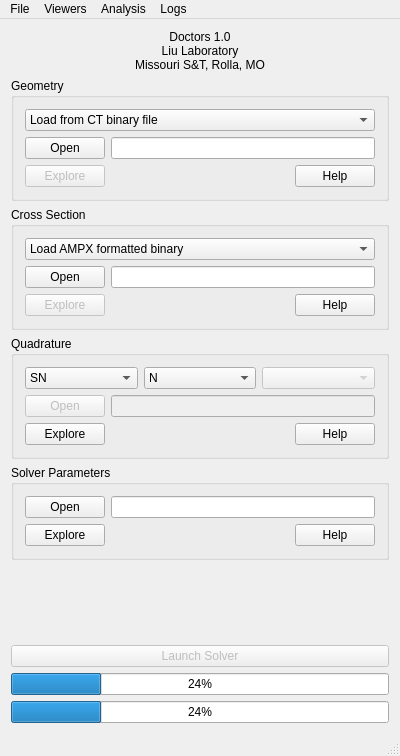
<?xml version="1.0" encoding="UTF-8"?>
<ui version="4.0">
 <class>MainWindow</class>
 <widget class="QMainWindow" name="MainWindow">
  <property name="geometry">
   <rect>
    <x>0</x>
    <y>0</y>
    <width>400</width>
    <height>756</height>
   </rect>
  </property>
  <property name="windowTitle">
   <string>MainWindow</string>
  </property>
  <widget class="QWidget" name="centralWidget">
   <layout class="QGridLayout" name="gridLayout_2">
    <item row="0" column="0">
     <layout class="QVBoxLayout" name="verticalLayout">
      <property name="spacing">
       <number>0</number>
      </property>
      <item>
       <widget class="QLabel" name="label">
        <property name="text">
         <string>Doctors 1.0</string>
        </property>
        <property name="alignment">
         <set>Qt::AlignCenter</set>
        </property>
       </widget>
      </item>
      <item>
       <widget class="QLabel" name="label_2">
        <property name="text">
         <string>Liu Laboratory</string>
        </property>
        <property name="alignment">
         <set>Qt::AlignCenter</set>
        </property>
       </widget>
      </item>
      <item>
       <widget class="QLabel" name="label_3">
        <property name="text">
         <string>Missouri S&amp;T, Rolla, MO</string>
        </property>
        <property name="alignment">
         <set>Qt::AlignCenter</set>
        </property>
       </widget>
      </item>
     </layout>
    </item>
    <item row="1" column="0">
     <layout class="QGridLayout" name="gridLayout">
      <item row="0" column="0">
       <widget class="QGroupBox" name="geometryGroupBox">
        <property name="title">
         <string>Geometry</string>
        </property>
        <layout class="QVBoxLayout" name="verticalLayout_2">
         <item>
          <widget class="QComboBox" name="geometryComboBox">
           <item>
            <property name="text">
             <string>Load from CT binary file</string>
            </property>
           </item>
          </widget>
         </item>
         <item>
          <layout class="QHBoxLayout" name="horizontalLayout">
           <item>
            <widget class="QPushButton" name="geometryOpenPushButton">
             <property name="text">
              <string>Open</string>
             </property>
            </widget>
           </item>
           <item>
            <widget class="QLineEdit" name="geometryFileLineEdit"/>
           </item>
          </layout>
         </item>
         <item>
          <layout class="QHBoxLayout" name="horizontalLayout_2">
           <item>
            <widget class="QPushButton" name="geometryExplorePushButton">
             <property name="enabled">
              <bool>false</bool>
             </property>
             <property name="text">
              <string>Explore</string>
             </property>
            </widget>
           </item>
           <item>
            <spacer name="geometryHSpacer">
             <property name="orientation">
              <enum>Qt::Horizontal</enum>
             </property>
             <property name="sizeHint" stdset="0">
              <size>
               <width>40</width>
               <height>20</height>
              </size>
             </property>
            </spacer>
           </item>
           <item>
            <widget class="QPushButton" name="geometryHelpPushButton">
             <property name="text">
              <string>Help</string>
             </property>
            </widget>
           </item>
          </layout>
         </item>
        </layout>
       </widget>
      </item>
      <item row="4" column="0">
       <spacer name="verticalSpacer">
        <property name="orientation">
         <enum>Qt::Vertical</enum>
        </property>
        <property name="sizeHint" stdset="0">
         <size>
          <width>20</width>
          <height>40</height>
         </size>
        </property>
       </spacer>
      </item>
      <item row="5" column="0">
       <widget class="QPushButton" name="launchSolverPushButton">
        <property name="enabled">
         <bool>false</bool>
        </property>
        <property name="text">
         <string>Launch Solver</string>
        </property>
       </widget>
      </item>
      <item row="1" column="0">
       <widget class="QGroupBox" name="xsGroupBox">
        <property name="title">
         <string>Cross Section</string>
        </property>
        <layout class="QVBoxLayout" name="verticalLayout_3">
         <item>
          <widget class="QComboBox" name="xsComboBox">
           <item>
            <property name="text">
             <string>Load AMPX formatted binary</string>
            </property>
           </item>
          </widget>
         </item>
         <item>
          <layout class="QHBoxLayout" name="horizontalLayout_3">
           <item>
            <widget class="QPushButton" name="xsOpenPushButton">
             <property name="text">
              <string>Open</string>
             </property>
            </widget>
           </item>
           <item>
            <widget class="QLineEdit" name="xsFileLineEdit"/>
           </item>
          </layout>
         </item>
         <item>
          <layout class="QHBoxLayout" name="horizontalLayout_4">
           <item>
            <widget class="QPushButton" name="xsExplorePushButton">
             <property name="enabled">
              <bool>false</bool>
             </property>
             <property name="text">
              <string>Explore</string>
             </property>
            </widget>
           </item>
           <item>
            <spacer name="horizontalSpacer_2">
             <property name="orientation">
              <enum>Qt::Horizontal</enum>
             </property>
             <property name="sizeHint" stdset="0">
              <size>
               <width>40</width>
               <height>20</height>
              </size>
             </property>
            </spacer>
           </item>
           <item>
            <widget class="QPushButton" name="xsHelpPushButton">
             <property name="text">
              <string>Help</string>
             </property>
            </widget>
           </item>
          </layout>
         </item>
        </layout>
       </widget>
      </item>
      <item row="2" column="0">
       <widget class="QGroupBox" name="quadGroupBox">
        <property name="title">
         <string>Quadrature</string>
        </property>
        <layout class="QVBoxLayout" name="verticalLayout_4">
         <item>
          <layout class="QHBoxLayout" name="horizontalLayout_7">
           <item>
            <widget class="QComboBox" name="quadTypecomboBox">
             <item>
              <property name="text">
               <string>SN</string>
              </property>
             </item>
             <item>
              <property name="text">
               <string>Custom</string>
              </property>
             </item>
            </widget>
           </item>
           <item>
            <widget class="QComboBox" name="quadData1ComboBox">
             <item>
              <property name="text">
               <string>N</string>
              </property>
             </item>
             <item>
              <property name="text">
               <string>2</string>
              </property>
             </item>
             <item>
              <property name="text">
               <string>4</string>
              </property>
             </item>
             <item>
              <property name="text">
               <string>8</string>
              </property>
             </item>
            </widget>
           </item>
           <item>
            <widget class="QComboBox" name="quadData2ComboBox">
             <property name="enabled">
              <bool>false</bool>
             </property>
            </widget>
           </item>
          </layout>
         </item>
         <item>
          <layout class="QHBoxLayout" name="horizontalLayout_5">
           <item>
            <widget class="QPushButton" name="quadOpenPushButton">
             <property name="enabled">
              <bool>false</bool>
             </property>
             <property name="text">
              <string>Open</string>
             </property>
            </widget>
           </item>
           <item>
            <widget class="QLineEdit" name="quadFileLineEdit">
             <property name="enabled">
              <bool>false</bool>
             </property>
            </widget>
           </item>
          </layout>
         </item>
         <item>
          <layout class="QHBoxLayout" name="horizontalLayout_6">
           <item>
            <widget class="QPushButton" name="quadExplorePushButton">
             <property name="text">
              <string>Explore</string>
             </property>
            </widget>
           </item>
           <item>
            <spacer name="horizontalSpacer_3">
             <property name="orientation">
              <enum>Qt::Horizontal</enum>
             </property>
             <property name="sizeHint" stdset="0">
              <size>
               <width>40</width>
               <height>20</height>
              </size>
             </property>
            </spacer>
           </item>
           <item>
            <widget class="QPushButton" name="quadHelpPushButton">
             <property name="text">
              <string>Help</string>
             </property>
            </widget>
           </item>
          </layout>
         </item>
        </layout>
       </widget>
      </item>
      <item row="3" column="0">
       <widget class="QGroupBox" name="paramsGroupBox">
        <property name="title">
         <string>Solver Parameters</string>
        </property>
        <layout class="QVBoxLayout" name="verticalLayout_5">
         <item>
          <layout class="QHBoxLayout" name="horizontalLayout_8">
           <item>
            <widget class="QPushButton" name="paramsOpenPushButton">
             <property name="text">
              <string>Open</string>
             </property>
            </widget>
           </item>
           <item>
            <widget class="QLineEdit" name="paramsFileLineEdit"/>
           </item>
          </layout>
         </item>
         <item>
          <layout class="QHBoxLayout" name="horizontalLayout_9">
           <item>
            <widget class="QPushButton" name="paramsExplorePushButton">
             <property name="text">
              <string>Explore</string>
             </property>
            </widget>
           </item>
           <item>
            <spacer name="horizontalSpacer">
             <property name="orientation">
              <enum>Qt::Horizontal</enum>
             </property>
             <property name="sizeHint" stdset="0">
              <size>
               <width>40</width>
               <height>20</height>
              </size>
             </property>
            </spacer>
           </item>
           <item>
            <widget class="QPushButton" name="paramsHelpPushButton">
             <property name="text">
              <string>Help</string>
             </property>
            </widget>
           </item>
          </layout>
         </item>
        </layout>
       </widget>
      </item>
     </layout>
    </item>
    <item row="2" column="0">
     <widget class="QProgressBar" name="mainProgressBar">
      <property name="value">
       <number>24</number>
      </property>
     </widget>
    </item>
    <item row="3" column="0">
     <widget class="QProgressBar" name="mainProgressBar2">
      <property name="value">
       <number>24</number>
      </property>
     </widget>
    </item>
   </layout>
  </widget>
  <widget class="QMenuBar" name="menuBar">
   <property name="geometry">
    <rect>
     <x>0</x>
     <y>0</y>
     <width>400</width>
     <height>25</height>
    </rect>
   </property>
   <widget class="QMenu" name="menuFile">
    <property name="title">
     <string>File</string>
    </property>
    <addaction name="actionExit"/>
   </widget>
   <widget class="QMenu" name="menuViewers">
    <property name="title">
     <string>Viewers</string>
    </property>
    <addaction name="actionSolution_Explorer"/>
    <addaction name="actionProblem_Explorer"/>
    <addaction name="actionLoad_Balancer"/>
   </widget>
   <widget class="QMenu" name="menuAnalysis">
    <property name="title">
     <string>Analysis</string>
    </property>
    <addaction name="actionDistributions"/>
   </widget>
   <widget class="QMenu" name="menuLogs">
    <property name="title">
     <string>Logs</string>
    </property>
    <widget class="QMenu" name="menuMaster">
     <property name="title">
      <string>Master</string>
     </property>
     <addaction name="actionCritical_Only"/>
     <addaction name="actionWarnings_Only"/>
     <addaction name="actionInfo"/>
     <addaction name="actionDebug"/>
     <addaction name="actionDetailed_Debug"/>
    </widget>
    <widget class="QMenu" name="menuSolution_Logger">
     <property name="title">
      <string>Solution Logger</string>
     </property>
     <addaction name="actionOff"/>
     <addaction name="actionOuter_Iterations"/>
     <addaction name="actionInner_Iterations"/>
     <addaction name="actionDetails"/>
    </widget>
    <addaction name="menuMaster"/>
    <addaction name="menuSolution_Logger"/>
   </widget>
   <addaction name="menuFile"/>
   <addaction name="menuViewers"/>
   <addaction name="menuAnalysis"/>
   <addaction name="menuLogs"/>
  </widget>
  <widget class="QStatusBar" name="statusBar"/>
  <action name="actionExit">
   <property name="text">
    <string>Exit</string>
   </property>
  </action>
  <action name="actionSolution_Explorer">
   <property name="text">
    <string>Solution Explorer</string>
   </property>
  </action>
  <action name="actionProblem_Explorer">
   <property name="text">
    <string>Problem Explorer</string>
   </property>
  </action>
  <action name="actionLoad_Balancer">
   <property name="text">
    <string>Load Balancer</string>
   </property>
  </action>
  <action name="actionCritical_Only">
   <property name="text">
    <string>Critical Only</string>
   </property>
  </action>
  <action name="actionWarnings_Only">
   <property name="text">
    <string>Warnings Only</string>
   </property>
  </action>
  <action name="actionInfo">
   <property name="text">
    <string>Info</string>
   </property>
  </action>
  <action name="actionDebug">
   <property name="text">
    <string>Debug</string>
   </property>
  </action>
  <action name="actionDetailed_Debug">
   <property name="text">
    <string>Detailed Debug</string>
   </property>
  </action>
  <action name="actionOff">
   <property name="text">
    <string>Off</string>
   </property>
  </action>
  <action name="actionOuter_Iterations">
   <property name="text">
    <string>Outer Iterations</string>
   </property>
  </action>
  <action name="actionInner_Iterations">
   <property name="text">
    <string>Inner Iterations</string>
   </property>
  </action>
  <action name="actionDetails">
   <property name="text">
    <string>Details</string>
   </property>
  </action>
  <action name="actionDistributions">
   <property name="text">
    <string>Distributions</string>
   </property>
  </action>
 </widget>
 <layoutdefault spacing="6" margin="11"/>
 <resources/>
 <connections/>
</ui>
